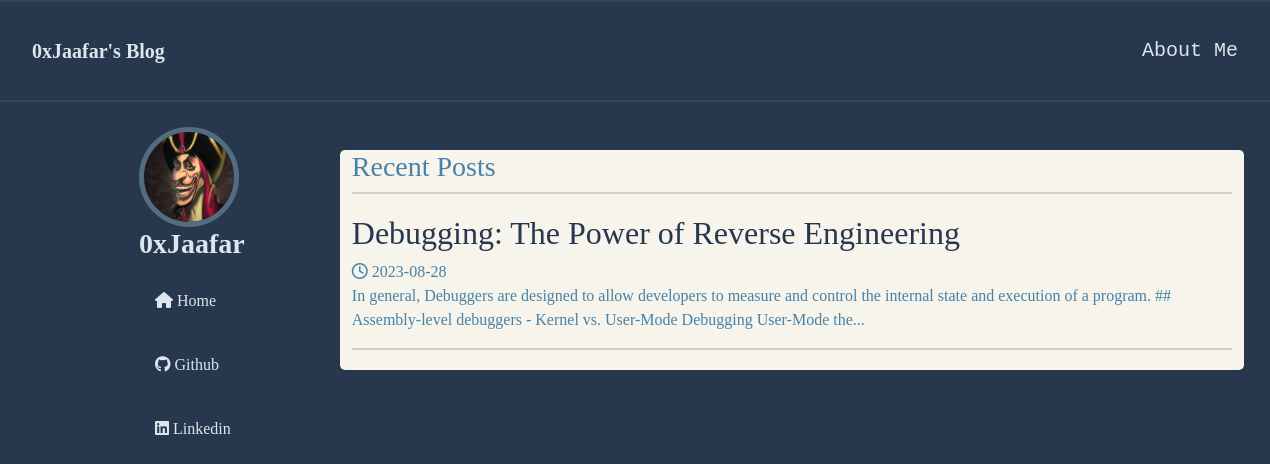
The page / on the database its author committed.
### web/main.py (models this page shows, shortened)
class Post(db.Model):
    __tablename__='posts'
    id=db.Column(db.Integer, primary_key=True)
    name=db.Column(db.String(50),unique=True)
    title=db.Column(db.String(200))
    description=db.Column(db.String(200))
    date_joined=db.Column(db.Date,default=datetime.utcnow)
    last_part=db.Column(db.Integer,default=None)

### run.py (the view)
@app.route('/')
def home():
    return render_template('home.html',posts=Posts())

### run.py (called while the page is built)
def Posts():
    with app.app_context():
        Posts=Post.query.all()
    return Posts

### web/templates/home.html
{% extends "base.html" %}
{% block posts %}
<div>
    <h3 style="color: #4682A9;">Recent Posts</h3>
    <hr>
    {% for post in posts %}
    <a href="{{ url_for('post_route',name=post.name) }}" class="title">
        <h2 style="color:#27374D" class="inl">{{post.title}}</h2>
        <span><i class="fa-regular fa-clock"></i></span>
        <span >{{post.date_joined}}</span>
        <br>
        <p>{{post.description}}...</p>
        <hr>
    </a>
    {% endfor %}
</div>
{% endblock %}

### web/templates/base.html (shortened to what this page needs)
<!DOCTYPE html>
<html lang="en">
<head>
    <link href="https://cdn.jsdelivr.net/npm/bootstrap@5.3.1/dist/css/bootstrap.min.css" rel="stylesheet">
    <link rel="stylesheet" href="{{ url_for('static', filename='style.css') }}">
</head>
<body>
<div class="header">
    <ul>
        <li class="navbar-item"><a href="{{url_for('home')}}" class="name-font link">0xJaafar's Blog</a></li>
        <li class="navbar-item" style="float:right;font-family: 'Courier New';" ><a class="link" href="#">About Me</a></li>
    </ul>
    <hr>
</div>
<div class="container">
    <div class="row">
    <div class="contact-lg col-lg-2  d-none d-lg-block" >
        <div style="position: fixed;">
        <img src="{{ url_for('static', filename='image.png') }}" class=" rounded-circle" style="border: 5px solid #526D82;" alt="">
        <h3 class="name-font">0xJaafar</h3>
        <ul>
            <li><a href="">
                <span><i class="fa-solid fa-house"></i></span>
                <span  class="inl">Home</span></a>
            </li>
            <li><a href="">
                <span><i class="fa-brands fa-github"></i></span>
                <span  class="inl">Github</span></a>
            </li>
            <li><a href="">
                <span><i class="fa-brands fa-linkedin"></i></span>
                <span  class="inl">Linkedin</span></a>
            </li>
        </ul>
        </div>
    </div>
    <div class="posts col">
        {% block posts %}
        {% endblock %}
    </div>
    </div>
</div>
</body>
</html>

### web/static/style.css (style rules this page uses)
body { background-color: #27374D; font-family: "Lucida Console"; }
.header { font-size: 20px; }
ul { list-style-type: none; margin: 0 1rem; padding: 0; overflow: hidden; }
.navbar-item { float: left; padding: 14px 16px; }
a { display: block; color:#DDE6ED; text-decoration: none; padding: 20px 0; }
.link { text-align: center; }
.title { color:#4682A9; }
hr { border: 1px solid #526D82; margin: 0; }
.name-font { font-weight: bold; color: #DDE6ED; }
.container { margin: 2% 10%; }
.col { margin: 2%; }
.contact-lg { color:#9DB2BF; }
img { width: 100px; height: 100px; }
.posts { background-color: #F6F4EB; border-radius: 5px; }

### rows shown on the page
Post: title "Debugging: The Power of Reverse Engineering", date_joined "2023-08-28", description "In general, Debuggers are designed to allow developers to measure and control the internal state and execution of a program. ## Assembly-level debuggers - Kernel vs. User-Mode Debugging User-Mode the"
